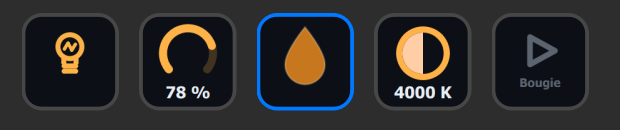
#> input picture promo/app-keys.png, 620 x 130 px, given in place of test.jpg, which was not available
$ python retouche_photo.py
#> lines starting #> are read from the running program, lines starting #| are printed output that depends on the picture; after the words box and inside, x2 and y2 are one past the last pixel; in counts of white or black regions, pixels touching at a corner belong together; pictures that were not available may be replaced by others from this repository, and a replacement may not be noted
# -*- coding: utf-8 -*-
"""Retouche la photo du Stream Deck — seconde approche.

Premiere tentative, ecartee : relever les ombres. Le resultat virait au gris
laiteux et faisait ressortir le bruit du capteur ainsi que le moire des ecrans.
Elle detruisait ce qui faisait la force du cliche — un noir franc d'ou emergent
des touches lumineuses.

Approche retenue : ECRASER les noirs au lieu de les relever. Le bruit vit dans
les tons les plus sombres ; l'y renvoyer le supprime purement et simplement, et
le fond devient un noir profond qui met les touches en valeur. On ne recupere
rien du boitier, mais il n'y avait rien a en tirer.
"""
import numpy as np
from PIL import Image, ImageFilter, ImageEnhance

SRC = r'C:\Users\buton\Downloads\test.jpg'
OUT = r'C:\Users\buton\Documents\Projets\LumenDeck\promo\photo-deck.jpg'

im = Image.open(SRC).convert('RGB')
a = np.asarray(im).astype(np.float32) / 255.0

# --- Cadre serre sur les touches, ramene en 16:9 -----------------------------
lum = a.max(axis=2)
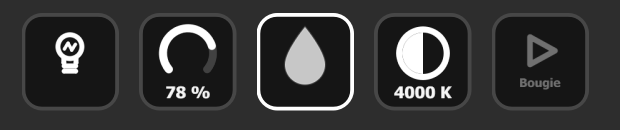
#> lum: shape (130, 620) float32; min 0.0824, max 1, mean 0.208
masque = lum > 0.30
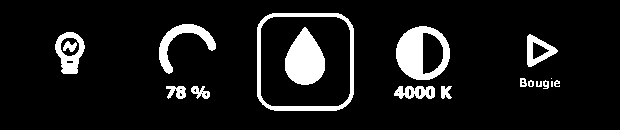
#> masque: shape (130, 620) bool; 9.5% white; 18 white regions (2 under 20 px), largest, box (x1, y1, x2, y2) and area: (396, 26, 450, 80) 1653, (285, 27, 325, 85) 1607, (257, 13, 354, 111) 1443
# Bornes par DENSITE, pas par pixel isole : une source parasite hors du deck
# (ici un reflet orange en bas a droite) suffirait sinon a elargir le cadre et
# a decentrer la grille. On ne retient que les lignes et colonnes ou la matiere
# lumineuse represente au moins 8 % du maximum observe.
col = masque.sum(axis=0); lig = masque.sum(axis=1)
#> after `col = masque.sum(axis=0)`: col = 620 values, max 81 at index 260, min 0 at index 0, mean 12.39
#> after `lig = masque.sum(axis=1)`: lig = 130 values, max 129 at index 47, min 0 at index 0, mean 59.08
cols = np.where(col > col.max() * 0.08)[0]
#> cols = 269 values from 56 to 556
ligs = np.where(lig > lig.max() * 0.08)[0]
#> ligs = 94 values from 13 to 110
kx0, kx1, ky0, ky1 = cols.min(), cols.max(), ligs.min(), ligs.max()
#> kx0 = 56; kx1 = 556; ky0 = 13; ky1 = 110
marge = int((kx1 - kx0) * 0.09)
#> marge = 45
x0 = max(0, kx0 - marge); x1 = min(a.shape[1], kx1 + marge)
#> after `x0 = max(0, kx0 - marge)`: x0 = 11
#> after `x1 = min(a.shape[1], kx1 + marge)`: x1 = 601
y0 = max(0, ky0 - marge); y1 = min(a.shape[0], ky1 + marge)
#> after `y0 = max(0, ky0 - marge)`: y0 = 0
#> after `y1 = min(a.shape[0], ky1 + marge)`: y1 = 130

# Completer en 16:9 autour du meme centre, sans sortir de l'image.
cx, cy = (x0 + x1) // 2, (y0 + y1) // 2
#> cx = 306; cy = 65
larg = x1 - x0
#> larg = 590
haut = int(larg * 9 / 16)
#> haut = 331
if haut < (y1 - y0):
    haut = y1 - y0
    larg = int(haut * 16 / 9)
x0 = max(0, cx - larg // 2); x1 = min(a.shape[1], x0 + larg)
y0 = max(0, cy - haut // 2); y1 = min(a.shape[0], y0 + haut)
a = a[y0:y1, x0:x1]
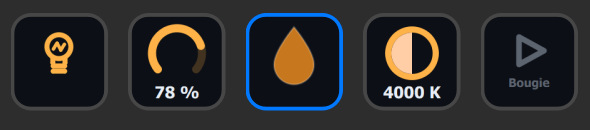
#> a: shape (130, 590, 3) float32; mean R, G, B 0.177, 0.173, 0.171
print('  cadre 16:9 : %dx%d' % (x1 - x0, y1 - y0))
#|   cadre 16:9 : 590x130

# --- Effacer les sources hors sujet ------------------------------------------
# Une lampe hors champ laissait une tache orange en bas a droite, dans une zone
# ou il n'y a rien d'autre que du noir. La supprimer n'altere pas le sujet : ce
# n'est ni le deck ni l'ampoule, seulement un parasite du cadre.
bord = (kx1 - x0) + int((kx1 - kx0) * 0.03)
#> bord = 560
if bord < a.shape[1]:
    a[:, bord:] = 0.0
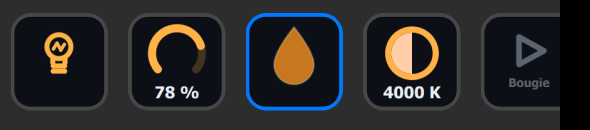
#> a: shape (130, 590, 3) float32; 5.08% of pixels changed, all inside (x1, y1, x2, y2) = (560, 0, 590, 130)
    print('  parasite efface a droite de x=%d' % bord)
#|   parasite efface a droite de x=560

# --- Noir ecrase, hautes lumieres preservees ---------------------------------
# 0.13 : releve empiriquement au-dessus du bruit de fond, sous le halo des
# touches. Au-dela, on commencait a ronger le contour des glyphes.
SEUIL = 0.13
a = np.clip((a - SEUIL) / (1.0 - SEUIL), 0, 1)
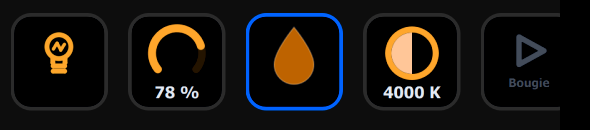
#> a: shape (130, 590, 3) float32; mean R, G, B 0.0925, 0.0799, 0.0668
# Legere reprise des tons moyens, pour que les glyphes ne soient pas que du blanc.
a = np.power(a, 0.88)

img = Image.fromarray((a * 255).astype(np.uint8))
# Median 3 : attenue le moire des ecrans sans entamer les glyphes, qui sont larges.
img = img.filter(ImageFilter.MedianFilter(size=3))
img = ImageEnhance.Color(img).enhance(1.25)
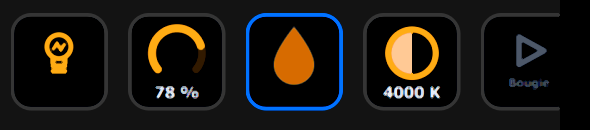
#> img: PIL image 590x130 RGB; mean R, G, B 27.1, 23.8, 19.2
img = ImageEnhance.Sharpness(img).enhance(1.35)

img.save(OUT, quality=93, subsampling=0)
print('  ecrit :', OUT, img.size)
#|   ecrit : C:\Users\buton\Documents\Projets\LumenDeck\promo\photo-deck.jpg (590, 130)
